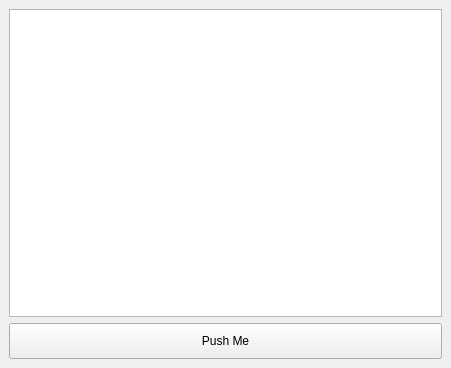
<?xml version="1.0" encoding="UTF-8"?>
<ui version="4.0">
 <class>MainWindow</class>
 <widget class="QMainWindow" name="MainWindow">
  <property name="geometry">
   <rect>
    <x>0</x>
    <y>0</y>
    <width>451</width>
    <height>368</height>
   </rect>
  </property>
  <property name="windowTitle">
   <string>MyQt</string>
  </property>
  <widget class="QWidget" name="centralwidget">
   <layout class="QVBoxLayout" name="verticalLayout_2">
    <item>
     <layout class="QVBoxLayout" name="verticalLayout">
      <item>
       <widget class="QListView" name="listView"/>
      </item>
      <item>
       <widget class="QPushButton" name="pushButton">
        <property name="minimumSize">
         <size>
          <width>0</width>
          <height>36</height>
         </size>
        </property>
        <property name="text">
         <string>Push Me</string>
        </property>
        <property name="icon">
         <iconset resource="../res/myqtres.qrc">
          <normaloff>:/icon.png</normaloff>:/icon.png</iconset>
        </property>
        <property name="iconSize">
         <size>
          <width>18</width>
          <height>18</height>
         </size>
        </property>
       </widget>
      </item>
     </layout>
    </item>
   </layout>
  </widget>
 </widget>
 <resources>
  <include location="../res/myqtres.qrc"/>
 </resources>
 <connections/>
</ui>
